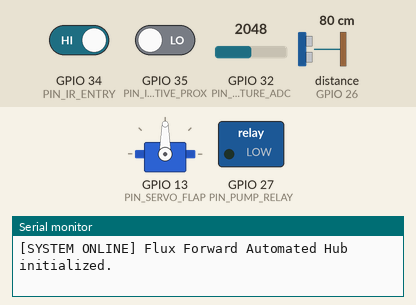
Simulated run of this sketch. Board: ESP32. On the bench: servo, switched loads named in the sketch (green lamp = pin HIGH), the last lines printed to the serial monitor. Wiring (inferred from the names in the program): ultrasonic range finder: trigger GPIO 25; echo GPIO 26. The inputs (shaded band) are chosen by the test bench; at power-on: distance to the obstacle (sensor on GPIO 26) 80 cm, GPIO 34 (PIN_IR_ENTRY) HIGH, GPIO 35 (PIN_INDUCTIVE_PROX) LOW, GPIO 32 (PIN_MOISTURE_ADC) = 2048. The echo pulse lasts 58.3 µs per cm; pins used as bus, display or sensor lines are not drawn.

Above: at 1.2 s.
1.3 s: distance to the obstacle (sensor on GPIO 26) set to 12 cm
2.8 s: distance to the obstacle (sensor on GPIO 26) set to 9 cm
At 3.5 s:
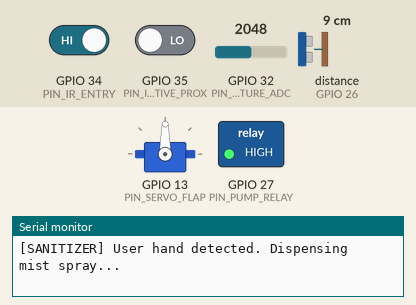
5.8 s: GPIO 34 (PIN_IR_ENTRY) driven LOW
At 7.2 s:
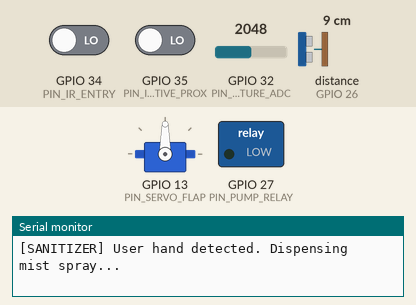
8.8 s: distance to the obstacle (sensor on GPIO 26) set to 18 cm
10.3 s: GPIO 35 (PIN_INDUCTIVE_PROX) driven HIGH
At 12.4 s:
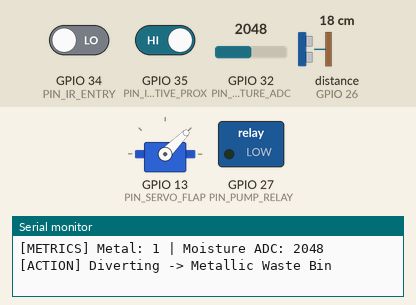
12.7 s: GPIO 35 (PIN_INDUCTIVE_PROX) driven LOW
At 14.5 s:
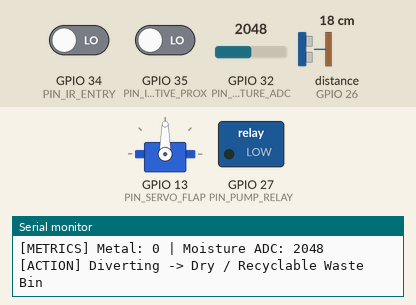
Timing chart, 0 to 16.0 s (numbered marks = the images above; inputs shaded):
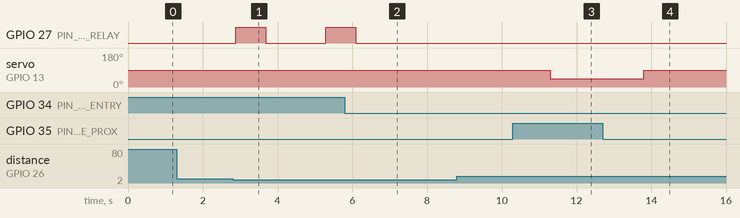

The sketch:

firmware.ino
```cpp
#include <ESP32Servo.h>

// --- Pin Definitions ---
const int PIN_IR_ENTRY       = 34; // Hopper input detection (Active LOW)
const int PIN_INDUCTIVE_PROX = 35; // LJ12A3 metal sensor (Digital HIGH when metal)
const int PIN_MOISTURE_ADC   = 32; // Soil moisture sensor analog pin
const int PIN_ULTRASONIC_TRIG= 25; // Sanitizer mist trigger
const int PIN_ULTRASONIC_ECHO= 26; // Sanitizer echo
const int PIN_PUMP_RELAY     = 27; // Sanitizer atomization pump relay
const int PIN_SERVO_FLAP     = 13; // Sorting mechanism flap servo

// --- Operational Parameters ---
const int MOISTURE_THRESHOLD = 2300; // Calibrated boundary: >2300 is wet/organic
const int SANITIZER_RANGE_CM = 10;   // Distance threshold for hand misting

Servo flapServo;

void setup() {
  Serial.begin(115200);

  pinMode(PIN_IR_ENTRY, INPUT);
  pinMode(PIN_INDUCTIVE_PROX, INPUT);
  pinMode(PIN_MOISTURE_ADC, INPUT);

  pinMode(PIN_ULTRASONIC_TRIG, OUTPUT);
  pinMode(PIN_ULTRASONIC_ECHO, INPUT);
  pinMode(PIN_PUMP_RELAY, OUTPUT);
  digitalWrite(PIN_PUMP_RELAY, LOW);

  flapServo.attach(PIN_SERVO_FLAP);
  flapServo.write(90); // 90 deg: Neutral resting position

  Serial.println("[SYSTEM ONLINE] Flux Forward Automated Hub initialized.");
}

void loop() {
  checkWasteSegregation();
  checkSanitizationPod();
  delay(100);
}

void checkWasteSegregation() {
  if (digitalRead(PIN_IR_ENTRY) == LOW) {
    Serial.println("[EVENT] Waste detected in hopper. Initiating scanning sequence...");
    delay(500); // Wait for waste to settle on sensor bed

    bool isMetal = (digitalRead(PIN_INDUCTIVE_PROX) == HIGH);
    int moistureValue = analogRead(PIN_MOISTURE_ADC);

    Serial.print("[METRICS] Metal: "); Serial.print(isMetal);
    Serial.print(" | Moisture ADC: "); Serial.println(moistureValue);

    if (isMetal) {
      Serial.println("[ACTION] Diverting -> Metallic Waste Bin");
      flapServo.write(45);
    } else if (moistureValue > MOISTURE_THRESHOLD) {
      Serial.println("[ACTION] Diverting -> Organic / Wet Waste Bin");
      flapServo.write(135);
    } else {
      Serial.println("[ACTION] Diverting -> Dry / Recyclable Waste Bin");
      flapServo.write(90);
    }

    delay(2500); // Allow physical clearance of waste
    flapServo.write(90); // Reset flap to resting baseline
  }
}

void checkSanitizationPod() {
  digitalWrite(PIN_ULTRASONIC_TRIG, LOW);
  delayMicroseconds(2);
  digitalWrite(PIN_ULTRASONIC_TRIG, HIGH);
  delayMicroseconds(10);
  digitalWrite(PIN_ULTRASONIC_TRIG, LOW);

  long duration = pulseIn(PIN_ULTRASONIC_ECHO, HIGH, 25000);
  float distance = (duration * 0.0343) / 2.0;

  if (distance > 0 && distance <= SANITIZER_RANGE_CM) {
    Serial.println("[SANITIZER] User hand detected. Dispensing mist spray...");
    digitalWrite(PIN_PUMP_RELAY, HIGH);
    delay(800); // Mist duration
    digitalWrite(PIN_PUMP_RELAY, LOW);
    delay(1500); // Debounce cooldown
  }
}
```

Measured:
- the behaviour switches between 11 and 10 cm on distance to the obstacle (sensor on GPIO 26) (found by bisection; images 0 and 1)
- after the input at 1.3 s, every drawn part: stays the same
- after the input at 2.8 s, GPIO 27 (PIN_PUMP_RELAY): LOW → HIGH after 0.09 s, → LOW 0.80 s later, → HIGH 1.6 s later
- after the input at 5.8 s, GPIO 27 (PIN_PUMP_RELAY): goes on until 6.1 s, then stays LOW
- after the input at 8.8 s, every drawn part: stays the same
- after the input at 10.3 s, servo on GPIO 13 (PIN_SERVO_FLAP): 90° → 45° after 0.99 s
- after the input at 12.7 s, servo on GPIO 13 (PIN_SERVO_FLAP): goes on until 13.8 s, then stays 90°
